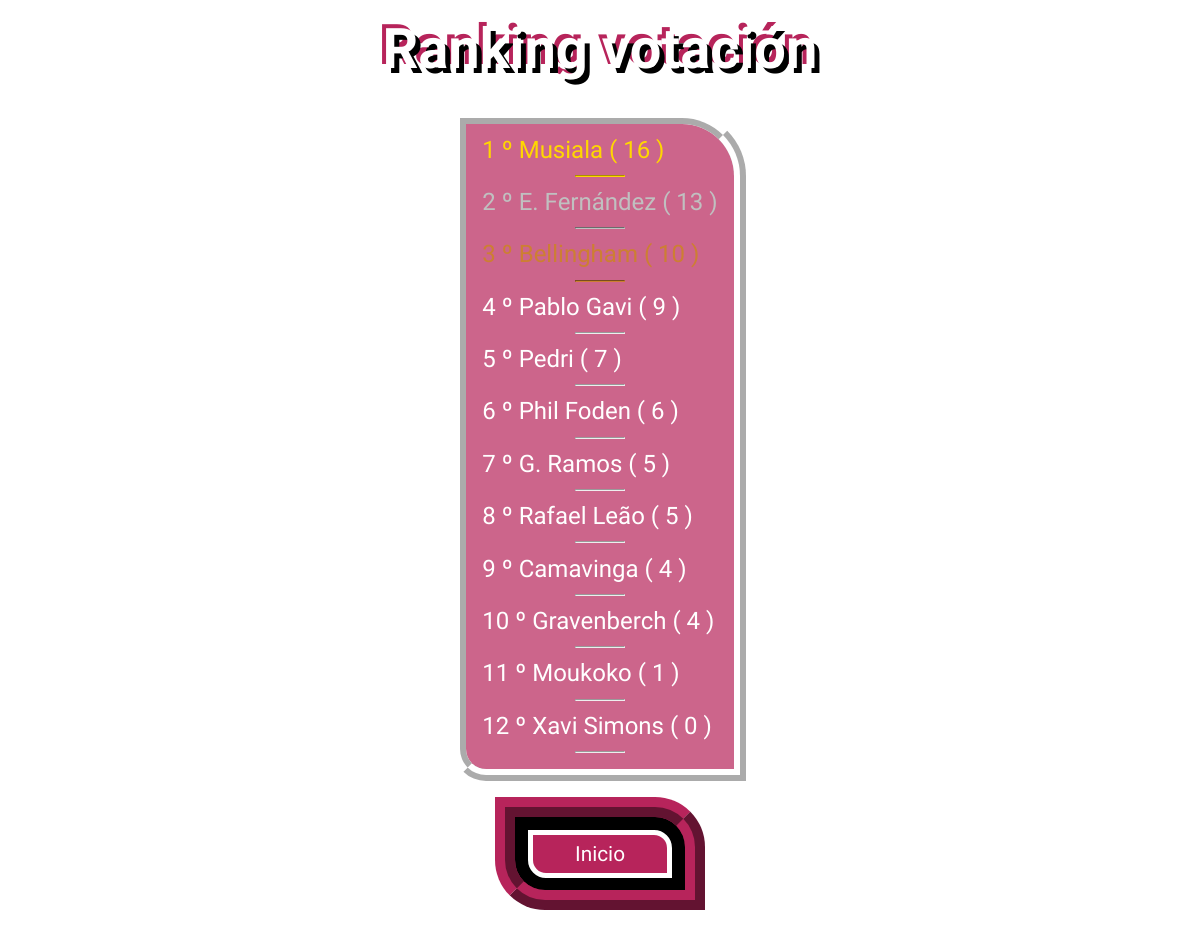
Page /Controladores/controladorRanking.php on the earlier database version.
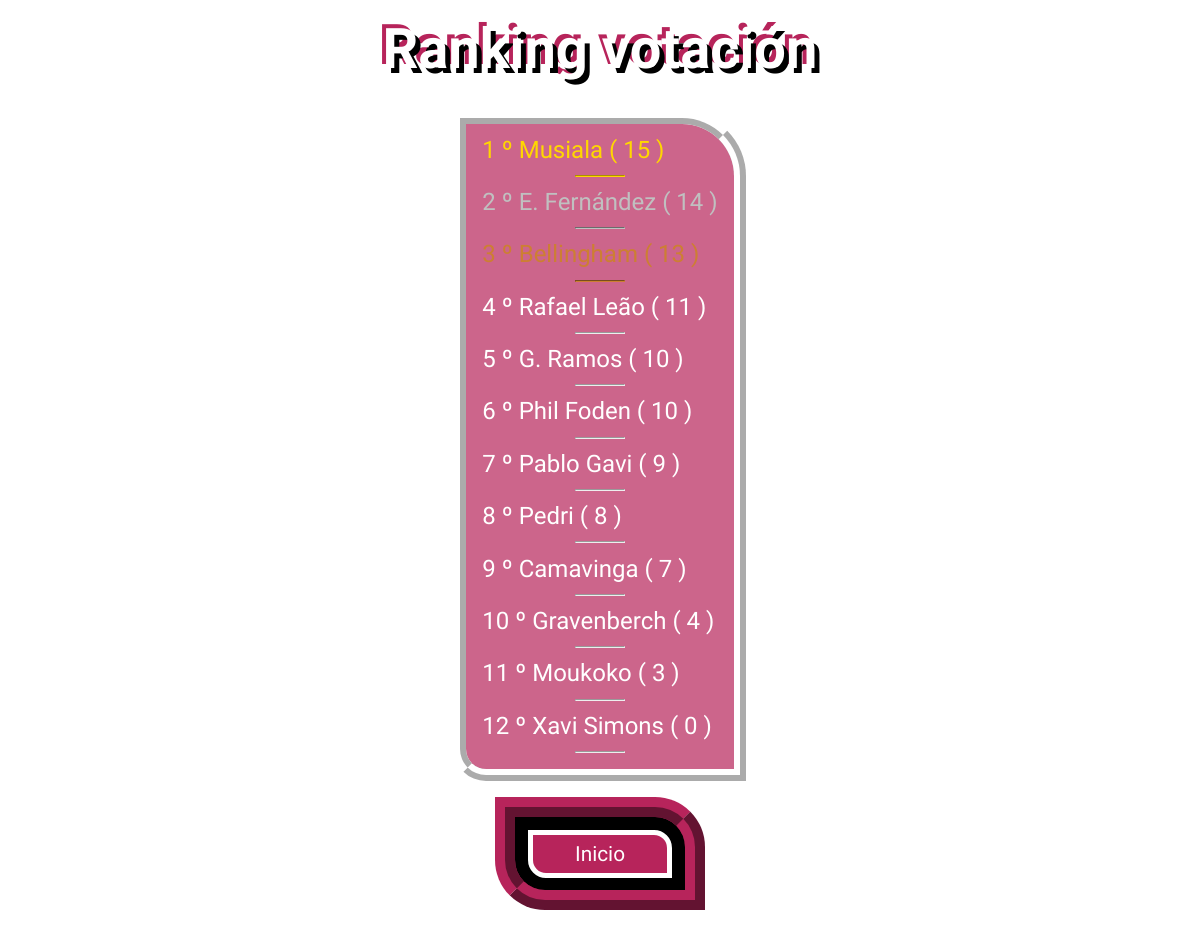
Same page on the later database version.
### tables this page shows
CREATE TABLE `votos` (
  `jugador` varchar(70) NOT NULL,
  `numeroVotos` int(11) NOT NULL
);

### Controladores/controladorRanking.php (called while the page is built, shortened)
<?php
    include "./../Modelos/modelVotos.php";
    $jugadores = VotosJugadores::getVotos();
    include "./../Vistas/ranking.php";
?>

### Modelos/modelVotos.php (called while the page is built, shortened)
<?php
include "bd.php";
class VotosJugadores{
    public static function getVotos()
    {
        $bd = new Bd();
        $bd->crearConexion();
        $result = $bd->dataQuery('Select * from votos order by numeroVotos desc, jugador asc');
        $jugadores = array();
        while ($row = $result->fetch_array()) {
            $jugadores[] = $row;
        }
        return $jugadores;
    }
}
?>

### Modelos/bd.php (called while the page is built, shortened)
<?php
    class Bd{
        private $bd;
        function crearConexion(){
            $this->bd=new mysqli("localhost","root","","votacion");
            if ($this->bd->connect_errno)
                return -1;
            else
                return 0;
        }
        function dataQuery($sql) {
            $resultado = $this->bd->query($sql);
            return $resultado;
            }
    }
?>

### Vistas/ranking.php (the view, shortened to what this page needs)
<!DOCTYPE html>
<html lang="en">
<head>
    <link rel="stylesheet" href="./../Estilos/rankingCSS.css">
</head>
<body>
    <h1>Ranking votación</h1>
    <div class="rank">
    <?php
        $i = 1;
        foreach($jugadores as $jugador){
            echo "<p>$i º " . $jugador['jugador'] ." ( ".$jugador['numeroVotos']. " )</p><hr>";
            $i++;
        }
    ?>
    </div>
    <div>
        <form method="post" action="./../index.php">
            <button name="inicio">Inicio</button>
        </form>
    </div>
</body>
</html>

### Estilos/rankingCSS.css (style rules this page uses)
body { min-height: 100vh; width: 100vw; display: grid; background-image: url(https://img.freepik.com/vector-gratis/futbol-doha-qatar-2022-plantilla-fondo-geometrico-creativo-fondo-banner-web-futbol_1142-10478.jpg?w=2000); background-position: center; background-repeat: no-repeat; background-size: cover; margin: 0; }
form { margin: 1rem 0; border: 20px ridge #B7245B; height: fit-content; width: fit-content; padding: 0; display: flex; flex-direction: row; background-color: black; padding: .8rem; border-radius: 0 50px; transform: translateY(7rem); }
button { padding: .2rem; border-radius: 0 18px; width: 9rem; font-size: 1.3rem; height: 3rem; font-family: 'Rakkas', cursive; color: white; border: 5px solid white; background-color: rgb(183, 36, 91); }
div { margin: 0 auto; transform: translateY(-7rem); display: flex; flex-direction: row; }
h1 { margin: 1rem auto; font-family: 'Orbitron', sans-serif; font-size: 3.5rem; padding-bottom: .9rem; color: white; text-shadow: 5px 5px 0 black, -4px -4px 0 #B7245B; }
p { margin: .2rem 0; font-size: 1.5rem; color: white; font-family: 'Orbitron', sans-serif; }
p:nth-of-type(1) { color: gold; }
hr:nth-of-type(1) { border-color: gold; }
p:nth-of-type(2) { color: silver; }
hr:nth-of-type(2) { border-color: silver; }
p:nth-of-type(3) { color: #cd7f32; }
hr:nth-of-type(3) { border-color: #cd7f32; }
.rank { display: flex; flex-direction: column; border: 12px ridge white; border-radius: 0 4rem 0 2rem; transform: translateY(0); padding: .5rem 1rem; height: fit-content; background-color: rgba(183, 36, 91, .7); }
hr { width: 3rem; }

Differences in the rows shown:
changed votos "Musiala": numeroVotos "16" → "15"
changed votos "E. Fernández": numeroVotos "13" → "14"
changed votos "Rafael Leão": numeroVotos "5" → "11"; moves up the list
changed votos "G. Ramos": numeroVotos "5" → "10"; moves up the list
changed votos "Phil Foden": numeroVotos "6" → "10"; moves down the list
changed votos "Pedri": numeroVotos "7" → "8"
changed votos "Camavinga": numeroVotos "4" → "7"
changed votos "Moukoko": numeroVotos "1" → "3"
